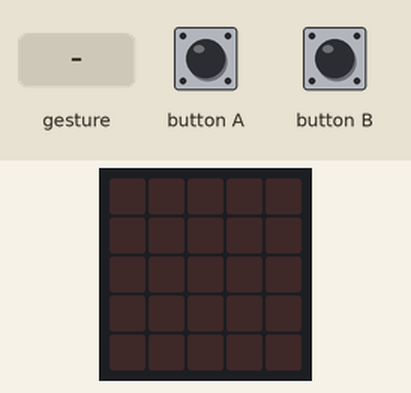
This program was run on a simulated BBC micro:bit running MicroPython. On the bench: the board's 5×5 LED display. Inputs (shaded band) come from the test bench. Random numbers come from a fixed seed; a tilt is held for 1.5 s and a shake lasts 1 s, then the board lies face up again.

Above: at 1.2 s.
1.3 s: button A pressed for 0.15 s
At 1.9 s:
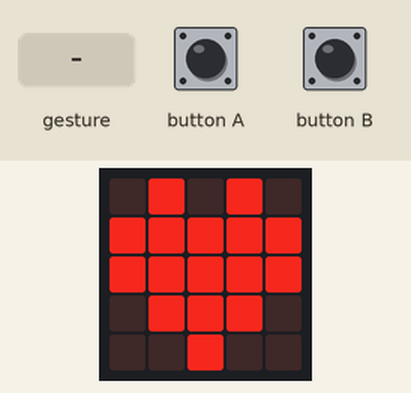
2.7 s: gesture 'shake'
5.0 s: button B pressed for 1 s
6.6 s: button A pressed for 1 s
At 15.17 s:
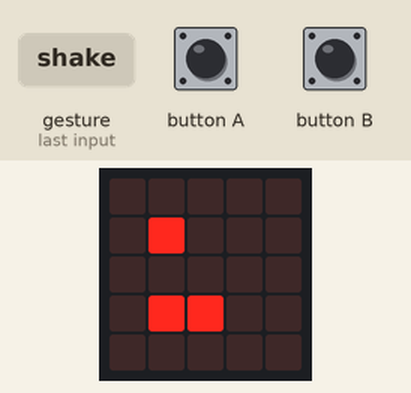

The program:

glowing-leds-main.py
```python
# Imports go at the top
from microbit import *
from random import randint, uniform

heart_image = '04040:44444:44444:04440:00400'
smile_image = '00000:04040:00000:40004:04440'
diamond_image = '00400:04040:40004:04040:00400'
glow_speed_ms = 80

def random_image() -> str:
    s = ''
    for row in range(5):
        for col in range(5):
            if uniform(0., 10.) >= 7.5: # set LED with 75% probability
                s = s + str(randint(3, 7))
            else:
                s = s + '0'
        s = s + (':' if row < 4 else '') # don't append ':' to the end
    #print(s)  # print image string to serial output
    return s

def glow_led(led: str, increment: int, increasing: bool, preserve_off: bool) -> str:
    if (led == ':') or (led == '0' and preserve_off):
        return led
    else:
        led_value = int(led)
        if increasing:
            led_value = min(led_value + increment, 9)
        else:
            led_value = max(led_value - increment, 0)
        return str(led_value)

def glow(img: str, increment: int, increasing: bool, preserve_off: bool) -> str:
    return ''.join([glow_led(led, increment, increasing, preserve_off) for led in img])


# Code in a 'while True:' loop repeats forever
while True:
    # set the image to display
    img = random_image()
    if button_a.was_pressed():
        img = heart_image
    if button_b.was_pressed():
        img = diamond_image
    if accelerometer.was_gesture('shake'):
        img = smile_image

    display.show(Image(img))

    # increase glow
    for _ in range(5):
        img = glow(img, 1, True, True)
        display.show(Image(img))
        sleep(glow_speed_ms)

    # decrease glow
    for _ in range(9):
        img = glow(img, 1, False, True)
        display.show(Image(img))
        sleep(glow_speed_ms)

    sleep(500)
```
